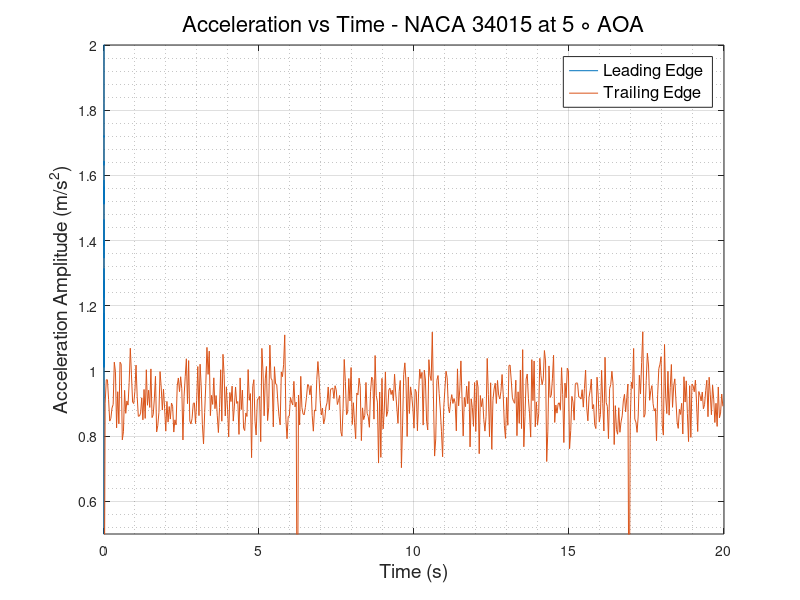
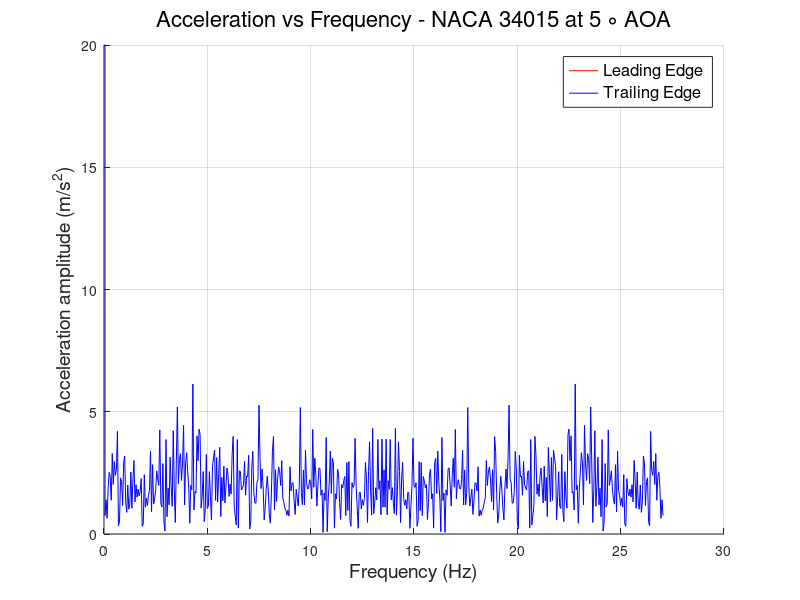

Write the MATLAB code that produced these figures, in order.
clc
clear
close all
%% READING ACCELEROMETER DATA and defining Variables
                        % LEADING EDGE %
data   = xlsread('LE_500rpm.csv');
LE_time   = data(:,1);
LE_X_acc  = data(:,2);
LE_Y_acc  = data(:,3);
LE_Z_acc  = data(:,4);
LE_R_acc  = sqrt(LE_X_acc.^2 + LE_Y_acc.^2 + LE_Z_acc.^2);
% plot(LE_time,LE_R_acc)
N      = numel(LE_time);
Ts     = abs(diff(LE_time(1:2)));
fs     = 1/Ts;
f_axis = [0:N-1]*fs/N;
A_freq_LE = fft(LE_R_acc);
figure(1) 
plot(LE_time,LE_R_acc)
hold on
figure(2)
hold on
plot(f_axis,abs(A_freq_LE),'-r','LineWidth',0.5)
grid on 
grid minor
                        % TRAILING EDGE %
data   = xlsread('TE_500rpm.csv');
TE_time   = data(:,1);
TE_X_acc  = data(:,2);
TE_Y_acc  = data(:,3);
TE_Z_acc  = data(:,4);
TE_R_acc  = sqrt(TE_X_acc.^2 + TE_Y_acc.^2 + TE_Z_acc.^2);
% plot(TE_time,TE_R_acc)
N      = numel(TE_time);
Ts     = abs(diff(TE_time(1:2)));
fs     = 1/Ts;
f_axis = [0:N-1]*fs/N;
A_freq_TE = fft(TE_R_acc);
figure(1)
plot(TE_time, TE_R_acc)
grid on
grid minor
xlabel('Time (s)','FontSize',14,'FontWeight','normal')
ylabel('Acceleration Amplitude (m/s^2)','FontSize',14,'FontWeight','normal')
legend ('Leading Edge','Trailing Edge','FontSize',12,'FontWeight','normal')
title('Acceleration vs Time - NACA 34015 at 5 \circ AOA','FontSize',16,'FontWeight','normal')
ylim([0.5 2])
figure(2)
plot(f_axis,abs(A_freq_TE),'-b','LineWidth',0.5)
grid on 
grid minor
ylabel('Acceleration amplitude (m/s^2)','FontSize',14,'FontWeight','normal')
xlabel('Frequency (Hz)','FontSize',14,'FontWeight','normal')
ylim([0 20])
legend ('Leading Edge','Trailing Edge','FontSize',12,'FontWeight','normal')
title('Acceleration vs Frequency - NACA 34015 at 5 \circ AOA','FontSize',16,'FontWeight','normal')
